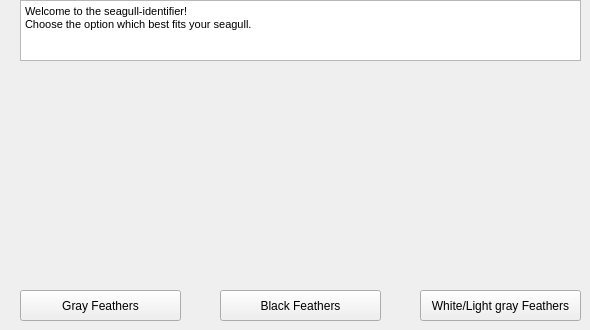
    <widget class="QWidget" name="pinkFeet">
     <widget class="QTextEdit" name="textEdit_10">
      <property name="geometry">
       <rect>
        <x>20</x>
        <y>0</y>
        <width>561</width>
        <height>61</height>
       </rect>
      </property>
      <property name="html">
       <string>&lt;!DOCTYPE HTML PUBLIC &quot;-//W3C//DTD HTML 4.0//EN&quot; &quot;http://www.w3.org/TR/REC-html40/strict.dtd&quot;&gt;
&lt;html&gt;&lt;head&gt;&lt;meta name=&quot;qrichtext&quot; content=&quot;1&quot; /&gt;&lt;style type=&quot;text/css&quot;&gt;
p, li { white-space: pre-wrap; }
&lt;/style&gt;&lt;/head&gt;&lt;body style=&quot; font-family:'MS Shell Dlg 2'; font-size:8.25pt; font-weight:400; font-style:normal;&quot;&gt;
&lt;p style=&quot; margin-top:0px; margin-bottom:0px; margin-left:0px; margin-right:0px; -qt-block-indent:0; text-indent:0px;&quot;&gt;Welcome to the seagull-identifier!&lt;/p&gt;
&lt;p style=&quot; margin-top:0px; margin-bottom:0px; margin-left:0px; margin-right:0px; -qt-block-indent:0; text-indent:0px;&quot;&gt;Choose the option which best fits your seagull.&lt;/p&gt;
&lt;p style=&quot;-qt-paragraph-type:empty; margin-top:0px; margin-bottom:0px; margin-left:0px; margin-right:0px; -qt-block-indent:0; text-indent:0px;&quot;&gt;&lt;br /&gt;&lt;/p&gt;&lt;/body&gt;&lt;/html&gt;</string>
      </property>
     </widget>
     <widget class="QPushButton" name="GrayFeathers">
      <property name="geometry">
       <rect>
        <x>20</x>
        <y>290</y>
        <width>161</width>
        <height>31</height>
       </rect>
      </property>
      <property name="text">
       <string>Gray Feathers</string>
      </property>
     </widget>
     <widget class="QPushButton" name="BlackFeathers">
      <property name="geometry">
       <rect>
        <x>220</x>
        <y>290</y>
        <width>161</width>
        <height>31</height>
       </rect>
      </property>
      <property name="text">
       <string>Black Feathers</string>
      </property>
     </widget>
     <widget class="QLabel" name="label_18">
      <property name="geometry">
       <rect>
        <x>20</x>
        <y>70</y>
        <width>161</width>
        <height>171</height>
       </rect>
      </property>
      <property name="text">
       <string/>
      </property>
      <property name="pixmap">
       <pixmap>imagesAppSeagull/gråmåke2.jpg</pixmap>
      </property>
      <property name="scaledContents">
       <bool>true</bool>
      </property>
     </widget>
     <widget class="QLabel" name="label_19">
      <property name="geometry">
       <rect>
        <x>220</x>
        <y>70</y>
        <width>161</width>
        <height>171</height>
       </rect>
      </property>
      <property name="text">
       <string/>
      </property>
      <property name="pixmap">
       <pixmap>imagesAppSeagull/svartbak.jpg</pixmap>
      </property>
      <property name="scaledContents">
       <bool>true</bool>
      </property>
      <property name="alignment">
       <set>Qt::AlignLeading|Qt::AlignLeft|Qt::AlignVCenter</set>
      </property>
     </widget>
     <widget class="QLabel" name="label_20">
      <property name="geometry">
       <rect>
        <x>420</x>
        <y>70</y>
        <width>161</width>
        <height>171</height>
       </rect>
      </property>
      <property name="text">
       <string/>
      </property>
      <property name="pixmap">
       <pixmap>imagesAppSeagull/gråmåke.jpg</pixmap>
      </property>
      <property name="scaledContents">
       <bool>true</bool>
      </property>
     </widget>
     <widget class="QPushButton" name="WhiteFeathers">
      <property name="geometry">
       <rect>
        <x>420</x>
        <y>290</y>
        <width>161</width>
        <height>31</height>
       </rect>
      </property>
      <property name="text">
       <string>White/Light gray Feathers</string>
      </property>
     </widget>
    </widget>
